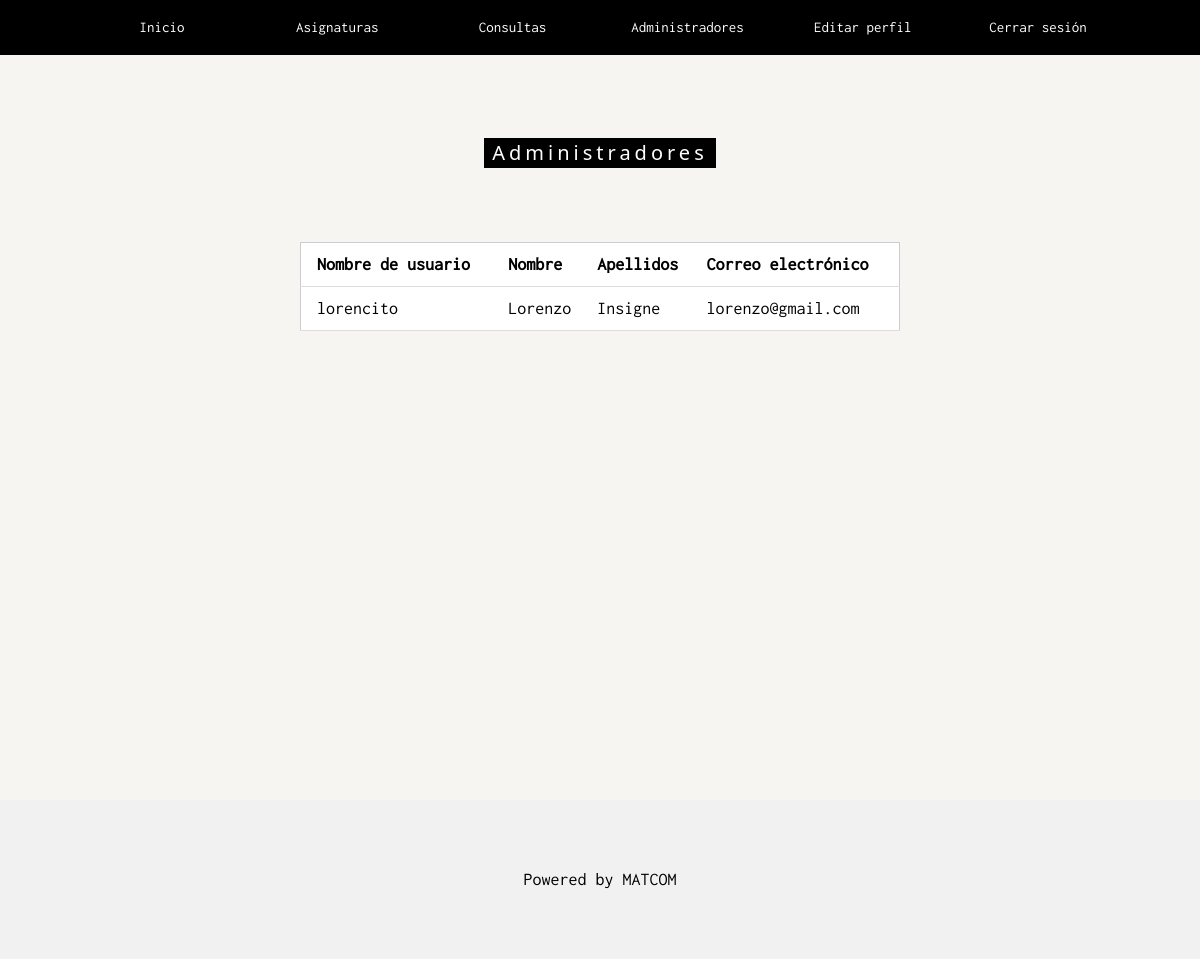
The page /admins/ (signed in) on the database as committed earlier.
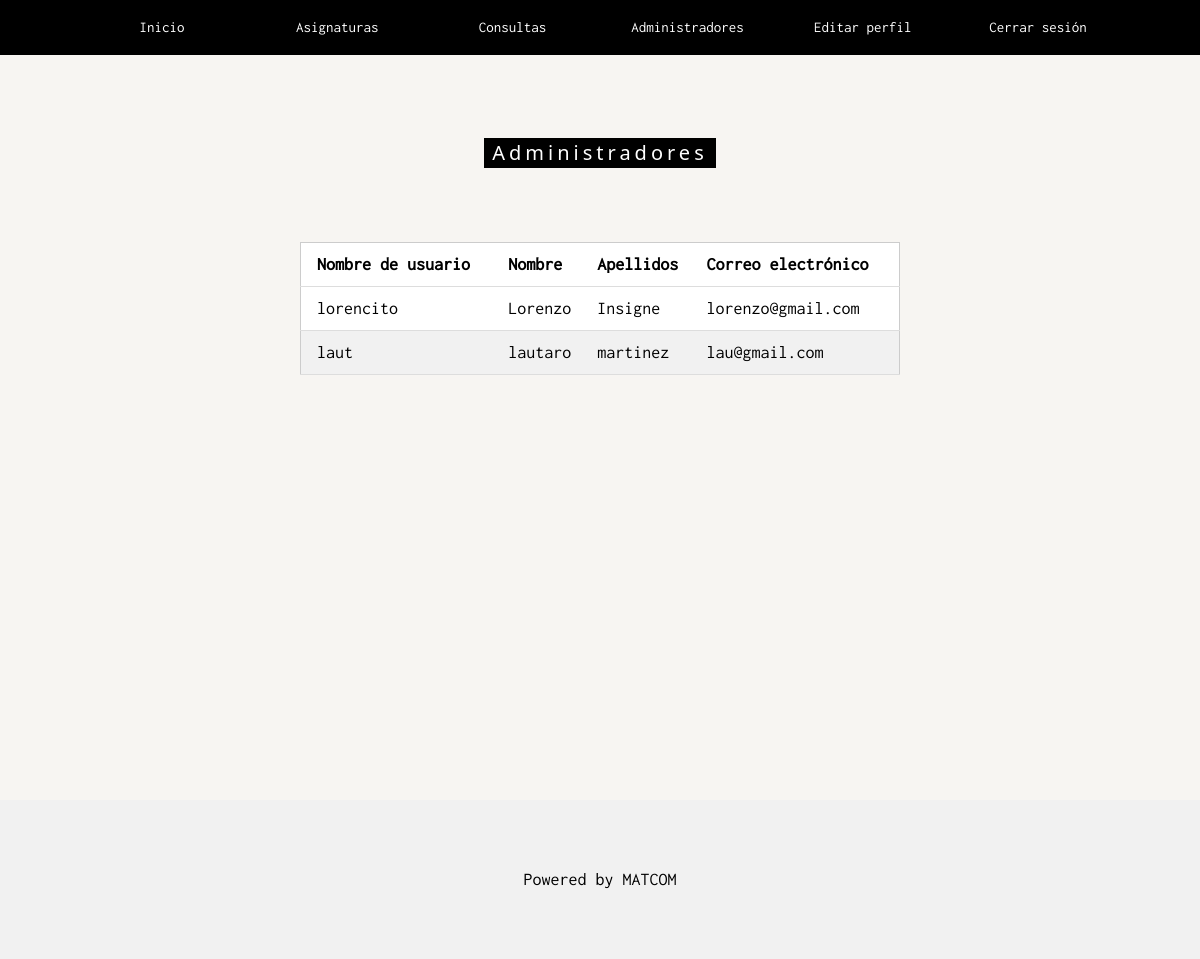
The same page on the database as committed later.
### apps/admins/models.py (models this page shows)
class Admin(User):
    pass

### apps/admins/views.py (the view)
# urls.py: path('admins/',AdminList.as_view(),name='admins'),
class AdminList(PermissionRequiredMixin,ListView):
    model=Admin
    template_name='admins.html'
    permission_required='admins.view_admin'
    permission_denied_message='Acceso denegado. Usuario no autorizado'

### templates/admins.html (shortened to what this page needs)
{% extends "_base_template.html" %}
{% load static %}
{% block content %}
<div class="w3-sand w3-grayscale w3-large" style="min-height: 100%;">
    <div class="w3-content w3-padding-64" style="max-width:50%">
        <h4 class="w3-center w3-padding-64"><span class="w3-tag w3-wide">Administradores</span></h4>
        <table class="w3-table-all">
            <thead>
                <tr>
                    <th>Nombre de usuario</th>
                    <th>Nombre</th>
                    <th>Apellidos</th>
                    <th>Correo electrónico</th>
                </tr>
            </thead>
            <tbody>
                {% for admin in object_list %}
                <tr>
                    <td>{{admin.username}}</td>
                    <td>{{admin.first_name}}</td>
                    <td>{{admin.last_name}}</td>
                    <td>{{admin.email}}</td>
                </tr>
                {% endfor %}
            </tbody>
        </table>
        <br> <br>
    </div>
</div>
{% endblock %}

Rows that differ between the two databases and show on the page:
added Admin: username "laut", first_name "lautaro", last_name "martinez", email "lau@gmail.com"
